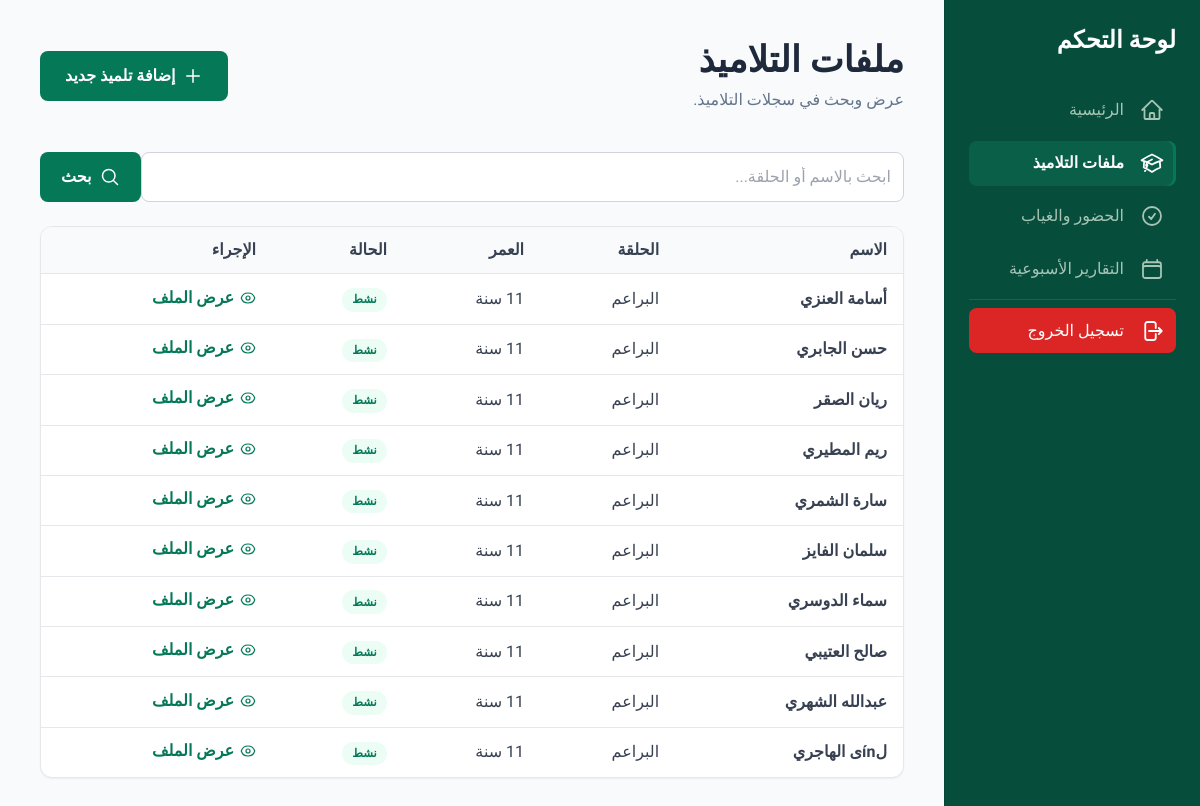
Screenshot of /student/list/2/ (signed in) with the database file from the repository.
### students/models.py (models this page shows, shortened)
class Student(models.Model):
    name=models.CharField(max_length=100,blank=False,null=False)
    address=models.CharField(max_length=100,blank=False,null=False)
    tel=models.CharField(max_length=10,blank=False,null=False)
    date_birth=models.DateField(blank=False,null=False)
    halaqa=models.ForeignKey(Halaqa,on_delete=models.SET_NULL,blank=False,null=True)
    add_course=models.CharField(max_length=50,blank=True,null=True)
    grade=models.ForeignKey('students.Grade',on_delete=models.SET_NULL,blank=False,null=True)
    status=models.BooleanField(default=True)
    school=models.ForeignKey('schools.School',on_delete=models.CASCADE,null=True,blank=True)
    @property
    def age(self):
        if self.date_birth:
            today = date.today()
            age = today.year - self.date_birth.year - (
                (today.month, today.day) < (self.date_birth.month, self.date_birth.day)
            )
            return age
        return None

### halaqs/models.py (models this page shows, shortened)
class Halaqa(models.Model):
    name =models.CharField(max_length=50,blank=False,null=False)
    res_teacher=models.ForeignKey('teachers.Teacher',on_delete=models.SET_NULL,null=True,blank=True)
    course=models.CharField(max_length=50,blank=False,null=False)
    notes=models.TextField(blank=True,null=True)
    school=models.ForeignKey('schools.School',on_delete=models.CASCADE,null=True,blank=True)
    def __str__(self):
        return self.name

### students/views.py (the view)
# urls.py: path('list/<int:pk>/',staff_with_school(StudentsList.as_view()),name='students_list'),
class StudentsList(ListView):
    template_name='students/students_list.html'
    model=Student
    context_object_name='students'
    paginate_by=15
    def get_queryset(self):
        pk=self.kwargs.get('pk')
        if self.request.user.is_superuser:
            students=Student.objects.filter(school=self.request.school).select_related('halaqa','grade')
        else:
            if self.request.user.id != pk:
                raise Http404()
            students=Student.objects.filter(halaqa__res_teacher__user_name_id=pk,school=self.request.school).select_related('halaqa','grade')
        if self.request.GET.get('q'):
            students=students.filter(Q(name__icontains=self.request.GET.get('q'))|Q(halaqa__name__icontains=self.request.GET.get('q')))
        return students.order_by('name')

### core/access.py (called while the page is built)
def _staff_test(user):
    return user.is_authenticated and (user.is_staff or user.is_superuser)

def staff_with_school(view_func):
    @wraps(view_func)
    def wrapper(request, *args, **kwargs):
        if not _staff_test(request.user):
            from django.contrib.auth.views import redirect_to_login
            return redirect_to_login(request.get_full_path())
        if not request.school:
            raise Http404()
        return view_func(request, *args, **kwargs)
    return wrapper

### templates/students/students_list.html (shortened to what this page needs)
{% extends 'teachers/t_base.html'%}
{% load static %}
{% block content %}
            <main class="p-6 md:p-10">
                <header class="flex flex-col sm:flex-row sm:justify-between sm:items-center mb-10">
                    <div>
                        <h1 class="text-3xl md:text-4xl font-black">ملفات التلاميذ</h1>
                        <p class="text-slate-500 mt-2">عرض وبحث في سجلات التلاميذ.</p>
                    </div>
                    <a href="{% url 'students:student_add' %}" class="btn btn-primary w-full sm:w-auto px-6 py-3 flex items-center justify-center gap-2">
                        {% include 'partials/icons/plus.svg' with icon_class='h-5 w-5' only %}
                        إضافة تلميذ جديد
                    </a>
                </header>
                <div>
                    <form method="GET" action="">
                        <div class="mb-6 flex">
                            <input type="text" name="q" placeholder="ابحث بالاسم أو الحلقة..."
                                class="input"
                                > <button type="submit"
                                    class="btn btn-primary px-5 py-3 rounded-e-lg flex items-center gap-2">
                                {% include 'partials/icons/magnifying-glass.svg' with icon_class='h-5 w-5' only %}
                                بحث
                            </button>
                        </div>
                    </form>
                </div>
                <div class="table-wrap overflow-x-auto hidden md:block">
                    <table class="table">
                        <thead>
                            <tr>
                                <th>الاسم</th>
                                <th>الحلقة</th>
                                <th>العمر</th>
                                <th>الحالة</th>
                                <th>الإجراء</th>
                            </tr>
                        </thead>
                        <tbody class="divide-y divide-slate-200">
                            {% for student in students %}
                            <tr>
                                <td class="p-4 font-semibold">{{ student.name }}</td>
                                <td class="p-4">{{ student.halaqa }}</td>
                                <td class="p-4">{{ student.age }} سنة </td>
                                <td class="p-4">
                                    {% if student.status == True %}
                                    <span class="badge badge-green">نشط</span>
                                    {% else %}
                                    <span class="badge badge-red">منقطع</span>
                                    {% endif %}
                                </td>
                                <td class="p-4">
                                    <a href="{% url 'students:student_details' student.id %}" class="inline-flex items-center gap-1.5 text-emerald-700 hover:underline font-semibold">
                                        {% include 'partials/icons/eye.svg' with icon_class='h-4 w-4' only %}
                                        عرض الملف
                                    </a>
                                </td>
                            </tr>
                            {% empty %}
                            <tr>
                                <td colspan="5" class="p-0">
                                    {% include 'partials/_empty_state.html' with title='لا توجد نتائج' subtitle='لم يتم العثور على تلاميذ مطابقين لبحثك.' %}
                                </td>
                            </tr>
                            {% endfor %}
                        </tbody>
                    </table>
                </div>
            </main>
{% endblock %}

### templates/partials/icons/eye.svg
<svg xmlns="http://www.w3.org/2000/svg" fill="none" viewBox="0 0 24 24" stroke-width="1.8" stroke="currentColor" aria-hidden="true" class="{{ icon_class|default:'h-6 w-6' }}">
  <path stroke-linecap="round" stroke-linejoin="round" d="M2.036 12.322a1.012 1.012 0 010-.639C3.423 7.51 7.36 4.5 12 4.5c4.638 0 8.573 3.007 9.963 7.178.07.207.07.431 0 .639C20.577 16.49 16.64 19.5 12 19.5c-4.638 0-8.573-3.007-9.963-7.178z" />
  <path stroke-linecap="round" stroke-linejoin="round" d="M15 12a3 3 0 11-6 0 3 3 0 016 0z" />
</svg>

### static/css/style.css (style rules this page uses)
:root { --bg: #f8fafc; --surface: #ffffff; --surface-2: #f8fafc; --border: #e5e7eb; --text-1: #0f172a; --text-2: #374151; --text-3: #6b7280; --accent: #047857; --accent-hover: #064e3b; --accent-soft: #ecfdf5; --danger: #dc2626; --danger-hover: #b91c1c; --chrome: #064e3b; --chrome-hover: #0a5f48; --chrome-text: #a7c4b5; --chrome-heading: #ffffff; --chrome-divider: rgba(255, 255, 255, 0.08); }
body { background: var(--bg); color: var(--text-1); }
.btn { display: inline-block; font-weight: 700; line-height: 1.5; border-radius: 8px; padding: 0.55rem 1.4rem; border: 1px solid transparent; cursor: pointer; text-align: center; }
.btn-primary { background: var(--accent); color: #fff; }
.table-wrap { background: var(--surface); border: 1px solid var(--border); border-radius: 12px; box-shadow: 0 1px 2px rgba(15, 23, 42, 0.05); overflow: hidden; }
.input, .select, .textarea { width: 100%; background: var(--surface); border: 1px solid #d1d5db; border-radius: 8px; padding: 0.55rem 0.75rem; color: var(--text-1); }
.badge { display: inline-block; font-size: 0.72rem; font-weight: 700; padding: 0.2rem 0.65rem; border-radius: 999px; white-space: nowrap; }
.badge-green { background: var(--accent-soft); color: #047857; }
.table { width: 100%; text-align: right; border-collapse: collapse; }
.table th { background: var(--surface-2); color: var(--text-2); font-weight: 700; text-align: right; padding: 0.7rem 1rem; border-bottom: 1px solid var(--border); white-space: nowrap; }
.table td { padding: 0.7rem 1rem; border-bottom: 1px solid var(--border); color: var(--text-2); }
.table tbody tr:last-child td { border-bottom: none; }

### rows the page displays
Student: name "أسامة العنزي", halaqa "البراعم", status "نشط"
Student: name "حسن الجابري", halaqa "البراعم", status "نشط"
Student: name "ريان الصقر", halaqa "البراعم", status "نشط"
Student: name "ريم المطيري", halaqa "البراعم", status "نشط"
Student: name "سارة الشمري", halaqa "البراعم", status "نشط"
Student: name "سلمان الفايز", halaqa "البراعم", status "نشط"
Student: name "سماء الدوسري", halaqa "البراعم", status "نشط"
Student: name "صالح العتيبي", halaqa "البراعم", status "نشط"
Student: name "عبدالله الشهري", halaqa "البراعم", status "نشط"
Student: name "لínى الهاجري", halaqa "البراعم", status "نشط"

### other values shown
{{ label }} "الرئيسية ملفات التلاميذ الحضور والغياب التقارير الأسبوعية تسجيل الخروج"
